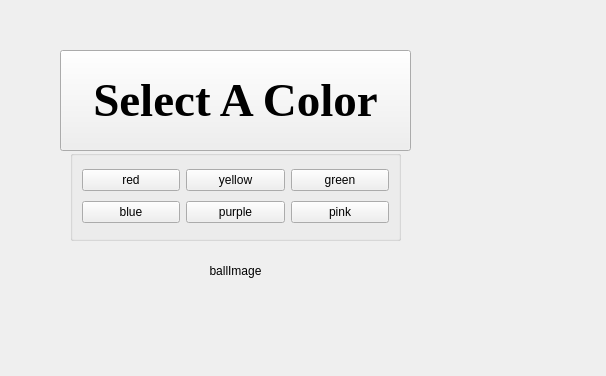
<?xml version="1.0" encoding="UTF-8"?>
<ui version="4.0">
 <class>MyWidget</class>
 <widget class="QWidget" name="MyWidget">
  <property name="geometry">
   <rect>
    <x>0</x>
    <y>0</y>
    <width>606</width>
    <height>376</height>
   </rect>
  </property>
  <property name="windowTitle">
   <string>MyWidget</string>
  </property>
  <widget class="QPushButton" name="startButton">
   <property name="geometry">
    <rect>
     <x>60</x>
     <y>50</y>
     <width>351</width>
     <height>101</height>
    </rect>
   </property>
   <property name="font">
    <font>
     <family>Times New Roman</family>
     <pointsize>35</pointsize>
     <bold>true</bold>
    </font>
   </property>
   <property name="autoFillBackground">
    <bool>false</bool>
   </property>
   <property name="styleSheet">
    <string notr="true"/>
   </property>
   <property name="text">
    <string>Select A Color</string>
   </property>
  </widget>
  <widget class="QGroupBox" name="ColorBox">
   <property name="geometry">
    <rect>
     <x>70</x>
     <y>150</y>
     <width>331</width>
     <height>91</height>
    </rect>
   </property>
   <property name="title">
    <string/>
   </property>
   <layout class="QGridLayout" name="gridLayout">
    <item row="0" column="0">
     <widget class="QPushButton" name="redColor">
      <property name="autoFillBackground">
       <bool>false</bool>
      </property>
      <property name="text">
       <string>red</string>
      </property>
     </widget>
    </item>
    <item row="0" column="1">
     <widget class="QPushButton" name="yellowColor">
      <property name="autoFillBackground">
       <bool>false</bool>
      </property>
      <property name="text">
       <string>yellow</string>
      </property>
     </widget>
    </item>
    <item row="0" column="2">
     <widget class="QPushButton" name="greenColor">
      <property name="autoFillBackground">
       <bool>false</bool>
      </property>
      <property name="text">
       <string>green</string>
      </property>
     </widget>
    </item>
    <item row="1" column="0">
     <widget class="QPushButton" name="blueColor">
      <property name="autoFillBackground">
       <bool>false</bool>
      </property>
      <property name="text">
       <string>blue</string>
      </property>
     </widget>
    </item>
    <item row="1" column="1">
     <widget class="QPushButton" name="purpleColor">
      <property name="autoFillBackground">
       <bool>false</bool>
      </property>
      <property name="text">
       <string>purple</string>
      </property>
     </widget>
    </item>
    <item row="1" column="2">
     <widget class="QPushButton" name="pinkColor">
      <property name="autoFillBackground">
       <bool>false</bool>
      </property>
      <property name="text">
       <string>pink</string>
      </property>
     </widget>
    </item>
   </layout>
  </widget>
  <widget class="QLabel" name="ballImage">
   <property name="geometry">
    <rect>
     <x>190</x>
     <y>240</y>
     <width>91</width>
     <height>61</height>
    </rect>
   </property>
   <property name="text">
    <string>ballImage</string>
   </property>
   <property name="alignment">
    <set>Qt::AlignCenter</set>
   </property>
  </widget>
 </widget>
 <resources/>
 <connections>
  <connection>
   <sender>startButton</sender>
   <signal>clicked()</signal>
   <receiver>ColorBox</receiver>
   <slot>show()</slot>
   <hints>
    <hint type="sourcelabel">
     <x>235</x>
     <y>100</y>
    </hint>
    <hint type="destinationlabel">
     <x>235</x>
     <y>195</y>
    </hint>
   </hints>
  </connection>
 </connections>
</ui>
